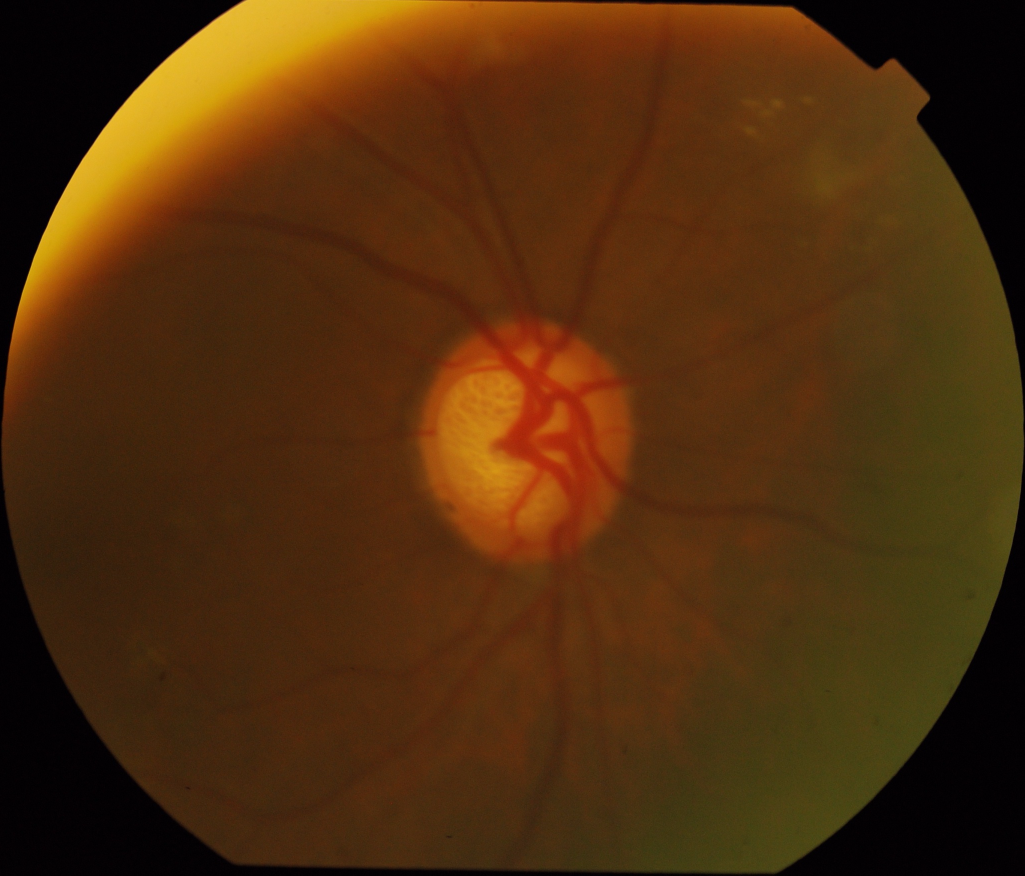
#> input picture Images/drishtiGS_001.png, 2049 x 1751 px (shown at 1/2 size); its folder holds only this picture in this run
$ python OD_detection.py
#> lines starting #> are read from the running program, lines starting #| are printed output that depends on the picture; after the words box and inside, x2 and y2 are one past the last pixel; in counts of white or black regions, pixels touching at a corner belong together
#!/usr/bin/env python3
# -*- coding: utf-8 -*-

# Script permettant de faire la détection du disque optique grâce au calcul des points brillants et un algorithme de template matching


import numpy as np
import cv2
import os
#import matplotlib.pyplot as plt
#from skimage import exposure
from scipy import ndimage

from skimage.measure import label, regionprops
import scipy.ndimage.measurements as snm

# POur le calcul de la distance euclidienne
from scipy.spatial import distance as dis

# Pour la lecture et l'écriture de fichiers .csv
import csv


""" ---------------------------------------------------------------------------------------------- """

#entree = '../Input/'

input_folder = '../Images/'
fichiers = os.listdir(input_folder)
fichiers.sort()


outpath = '../OD_detection/'

try:
    os.makedirs(outpath)
except OSError:
    if not os.path.isdir(outpath):
        raise


crop_outpath = outpath + 'OD_crops/'

try:
    os.makedirs(crop_outpath)
except OSError:
    if not os.path.isdir(crop_outpath):
        raise


""" ---------------------------------------------------------------------------------------------- """


def equalization(image):

    clahe = cv2.createCLAHE(clipLimit=2.0, tileGridSize=(8,8))
    cl1 = clahe.apply(image)
    cl1 = clahe.apply(cl1)

    return cl1.astype(np.uint8)


def binarization(image):
    #seuil, image_b = cv2.threshold(image,0,255,cv2.THRESH_BINARY+cv2.THRESH_OTSU)

    #seuil, image_b = cv2.threshold(image,200,255,cv2.THRESH_BINARY+cv2.THRESH_OTSU)
    seuil, image_b = cv2.threshold(image,0,255,cv2.THRESH_BINARY+cv2.THRESH_OTSU)
    if seuil < 82:
        seuil = seuil + 40
        seuil_max = 15
    else:
        seuil = seuil + 60
        seuil_max = 10
    print(seuil)
    seuil, image_b = cv2.threshold(image,seuil,255,cv2.THRESH_BINARY)

    return seuil, seuil_max, image_b


""" --------------------------- Step I : Détection des points candidats --------------------------- """


def bright_points(image):

    cv2.imwrite(image_outpath+'0_image.jpg', image)

    # Extraction du canal G de l'image
    im = image[:,:,1]
    im_eq = equalization(im)

    #plt.imshow(im)
    #plt.show()

    cv2.imwrite(image_outpath+'1_image_egalisee.jpg', im_eq)

    # Binarisation de l'image par la méthode d'Otsu
    seuil, seuil_max, image_b = binarization(im_eq)
    cv2.imwrite(image_outpath+'2_image_seuillee.png', image_b)

    """
    if base == 'DRIVE/':

        # Opération permettant de ne pas considérer le bord dans le calcul de la carte de distances
        centre = (292,282)
        R = 230

        for j in range(0, image.shape[0]):
            for i in range(0, image.shape[1]):
                dist = dis.euclidean((i,j), (centre[0], centre[1]))
                if dist > R:
                    image_b[j,i] = 0
    """

    # Calcul de la carte de distance euclidienne

    dist = ndimage.distance_transform_edt(image_b)

    dist[0:200, :] = 0
    dist[:, 0:200] = 0
    dist[dist.shape[0]-200:dist.shape[0], :] = 0
    dist[:, dist.shape[1]-200:dist.shape[1]] = 0

    cv2.imwrite(image_outpath + '3_distance_map.jpg', dist)
    #plt.imshow(dist, cmap=plt.cm.gray)


    # Calcul des maxima de la carte de distances
    maximum, index = np.amax(dist), np.unravel_index(np.argmax(dist, axis=None), dist.shape)

    xd = index[0]
    yd = index[1]

    # Affichage du point le plus "brillant" sur l'image d'origine
    #cv2.circle(image, (yd, xd), 2, (0, 0, 255), thickness=4)

    # Carte contenant les maximas
    #maxima = dist > maximum - 10
    maxima = dist > maximum - seuil_max
    #maxima = dist > moyenne+ecart

    image1 = im_eq.copy()

    # Image faisant apparaitre les zones maximales
    for i in range(0, maxima.shape[0]):
        for j in range(0, maxima.shape[1]):
            if maxima[i][j] == True:
                image1[i][j] = 0

    #plt.imshow(image1, cmap=plt.cm.gray)
    cv2.imwrite(image_outpath + '4_max_dist_map.jpg', image1)

    maxima = maxima*1

    # Etiquetage des zones maximales selon leur connexité
    label_points = label(maxima)

    # Liste des centres des zones maximales de l'image
    centres = []

    for region in regionprops(label_points):

        # On ne considère uniquement les zones supérieures à une certaine aire
        if region.area > 200:

            i = region.label

            centre = snm.center_of_mass(maxima, label_points, i)
            centre = (int(centre[0]), int(centre[1]))

            centres.append(centre)

    #liste_centres.append(centres)

    # Images faisant apparaitre les centres candidats

    image2 = im_eq.copy()

    for point in centres:
        cv2.circle(image2, (point[1], point[0]), 5, (0, 0, 255), thickness=4)

    cv2.imwrite(image_outpath + '5_bright_points.jpg', image2)

    return centres


""" ---------------------- Step II : Détection du disque optique via template matching sur les points brillants détectés --------------------------- """

# A partir de la liste des centres de chaque image, le but est de trouver le centre du disque pour
# chaque image en utilisant le critère de Template Matching

def template_matching(image,centres):

    # Application d'un filtre gaussien
    median = cv2.medianBlur(image, 5)

    # Pour chaque point candidat dans une image, on construit une fenêtre centrée en ce point et on
    # calcule l'histogramme

    #similarites = []
    #correlations = []
    c = 0

    # Lecture des histogrammes de référence associés à la base générée grâce au
    # script 'template.py'

    hist_ref_r = []
    hist_ref_g = []
    hist_ref_b = []

    input_template = '../Template/Output/'

    with open(input_template + 'hist_ref_r.csv') as csvfile:
        reader = csv.reader(csvfile)
        for d in reader :
            hist_ref_r.append(int(d[0]))

    with open(input_template + 'hist_ref_g.csv') as csvfile:
        reader = csv.reader(csvfile)
        for d in reader :
            hist_ref_g.append(int(d[0]))

    with open(input_template + 'hist_ref_b.csv') as csvfile:
        reader = csv.reader(csvfile)
        for d in reader :
            hist_ref_b.append(int(d[0]))


    # Pour chaque centre de chaque image, on compare l'histogramme de sa fenêtre avec
    # l'histogramme de référence

    #for tuplet in liste_centres[i]:
    for tuplet in centres:

        fenetre = median[tuplet[0]-120:tuplet[0]+120, tuplet[1]-120:tuplet[1]+120]

        # Calcul de l'histogramme de chaque canal de la fenêtre courante
        r = fenetre[:,:,2]
        g = fenetre[:,:,1]
        b = fenetre[:,:,0]

        hist_r,bins_r = np.histogram(r,256,[0,256])
        hist_g,bins_g = np.histogram(g,256,[0,256])
        hist_b,bins_b = np.histogram(b,256,[0,256])

        # Nous considérons uniquement les valeurs inférieures à 200

        hist_r = hist_r[0:200]
        hist_g = hist_g[0:200]
        hist_b = hist_b[0:200]

        # Calcul de la similarité et de la corrélation entre les deux histogrammes
        # pour chacun des canaux

        simi_r = (hist_r-hist_ref_r)**2
        simi_r = sum(simi_r)

        simi_g = (hist_g-hist_ref_g)**2
        simi_g = sum(simi_g)

        simi_b = (hist_b-hist_ref_b)**2
        simi_b = sum(simi_b)

        #similarites.append(simi)

        # Correlation entre les deux histogrammes du canal R
        c_r = 1/(1+simi_r)

        # Correlation entre les deux histogrammes du canal G
        c_g = 1/(1+simi_g)

        # Correlation entre les deux histogrammes du canal B
        c_b = 1/(1+simi_b)

        # Paramètres
        t_r, t_g, t_b = 0.5, 2.0, 1.0

        # Corrélation finale
        corr = t_r*c_r + t_g*c_g + t_b*c_b

        if corr > c:
            centre_disque = tuplet
            #print(centre_disque)
            c = corr

    # Affichage du point detecté sur l'image
    image_cross = image.copy()

    cv2.line(image_cross, (centre_disque[1]-10, centre_disque[0]-10), (centre_disque[1]+10, centre_disque[0]+10), (255,0,0), 2)
    cv2.line(image_cross, (centre_disque[1]+10, centre_disque[0]-10), (centre_disque[1]-10, centre_disque[0]+10), (255,0,0), 2)

    # Enregistrement des résultats
    cv2.imwrite(image_outpath+'6_Od_point.jpg', image_cross)

    return centre_disque


""" ---------------------------------------------------------------------------------------------- """

#image_name = 'drishtiGS_063.png'

for i, fichier in enumerate(fichiers):

    image = cv2.imread(input_folder + fichier)
#> image is the input picture: shape (1751, 2049, 3); mean B, G, R 13.1, 45.7, 79.9

    image_outpath = '../OD_detection/' + fichier + '/'

    try:
        os.makedirs(image_outpath)
    except OSError:
        if not os.path.isdir(image_outpath):
            raise

    width, height = image.shape[:2]
    ratio = width/height

    #if width > 900 :
    image = cv2.resize(image, (900, int(900*ratio)), interpolation = cv2.INTER_CUBIC)
#> image: shape (769, 900, 3)

    print("Début du traitement sur l'image choisie")
    liste_centres = bright_points(image)
#> in equalization, `cl1 = clahe.apply(image)`:
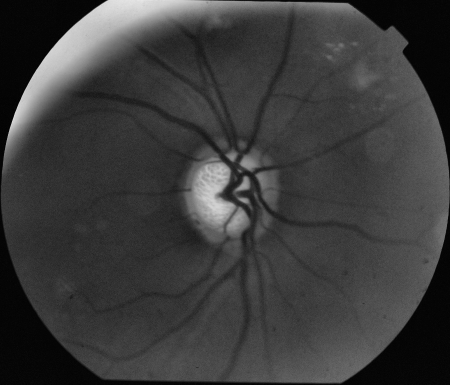
#> cl1: shape (769, 900) (shown at 1/2 size); min 1, max 235, mean 59.6
#> in binarization, `seuil, image_b = cv2.threshold(image,0,255,cv2.THRESH_BINARY+cv2.THRES..`:
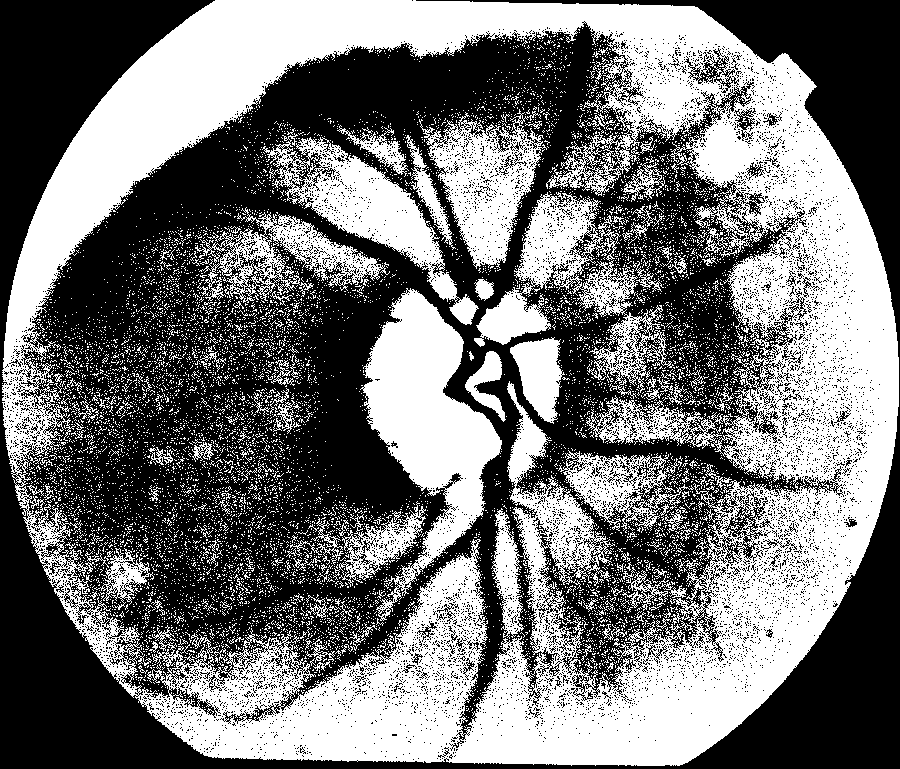
#> image_b: shape (769, 900); 45.6% white; 10397 white regions (10226 under 20 px), largest, box (x1, y1, x2, y2) and area: (2, 0, 899, 766) 211634, (360, 288, 502, 621) 19383, (474, 192, 674, 399) 11160
#> in binarization, `seuil, image_b = cv2.threshold(image,0,255,cv2.THRESH_BINARY+cv2.THRES..`: seuil = 82
#> in binarization, `seuil = seuil + 60`: seuil = 142
#| 142.0
#> in binarization, `seuil, image_b = cv2.threshold(image,seuil,255,cv2.THRESH_BINARY)`:
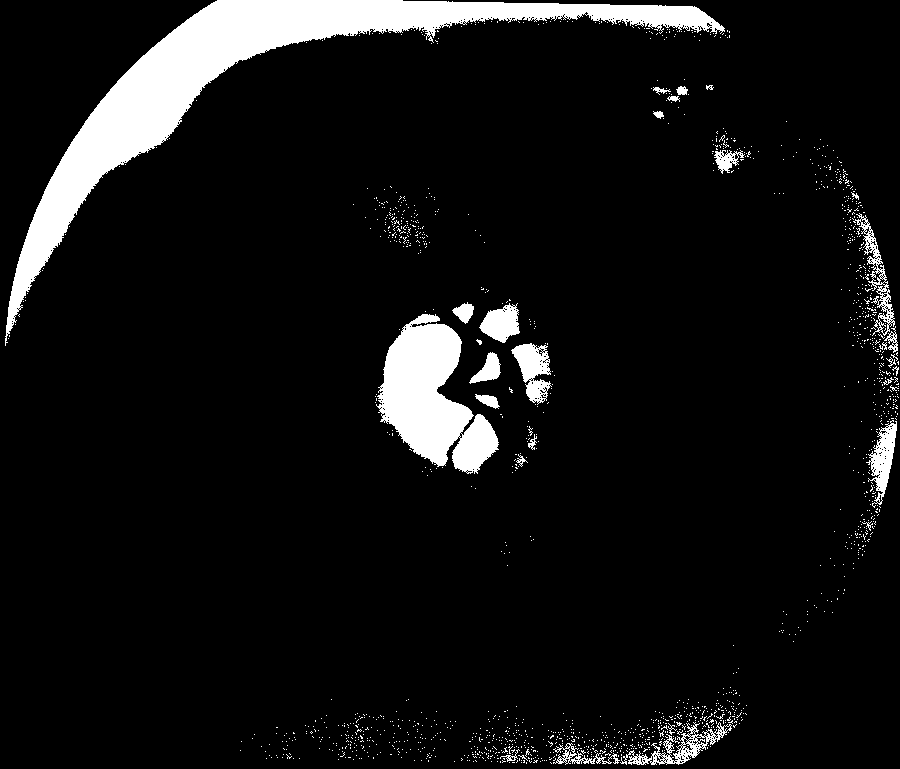
#> image_b: shape (769, 900); 7.7% white; 1585 white regions (1556 under 20 px), largest, box (x1, y1, x2, y2) and area: (5, 0, 725, 346) 31327, (376, 314, 499, 474) 10632, (511, 343, 552, 405) 1347
#> in bright_points, `seuil, seuil_max, image_b = binarization(im_eq)`: seuil_max = 10
#> in bright_points, `dist[:, 0:200] = 0`:
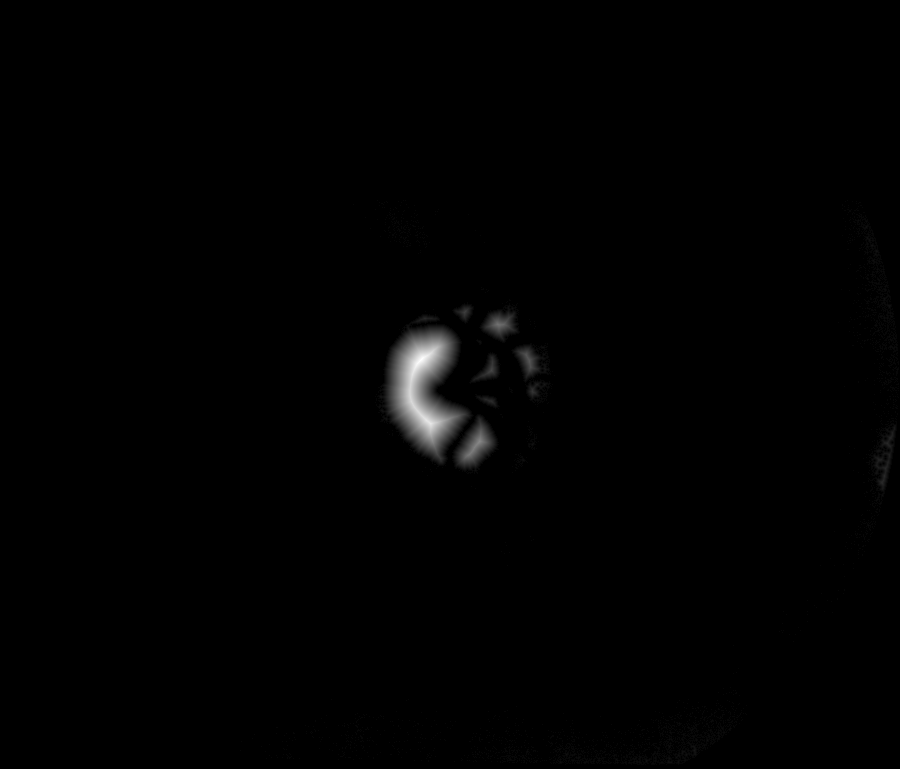
#> dist: shape (769, 900) float64; min 0, max 32.56, mean 0.2; drawn with min black and max white
#> in bright_points, `maximum, index = np.amax(dist), np.unravel_index(np.argmax(dist, axis=..`: maximum = 32.56; index = (359, 421)
#> in bright_points, `xd = index[0]`: xd = 359
#> in bright_points, `yd = index[1]`: yd = 421
#> after the loop in bright_points, `for i in range(0, maxima.shape[0]):`:
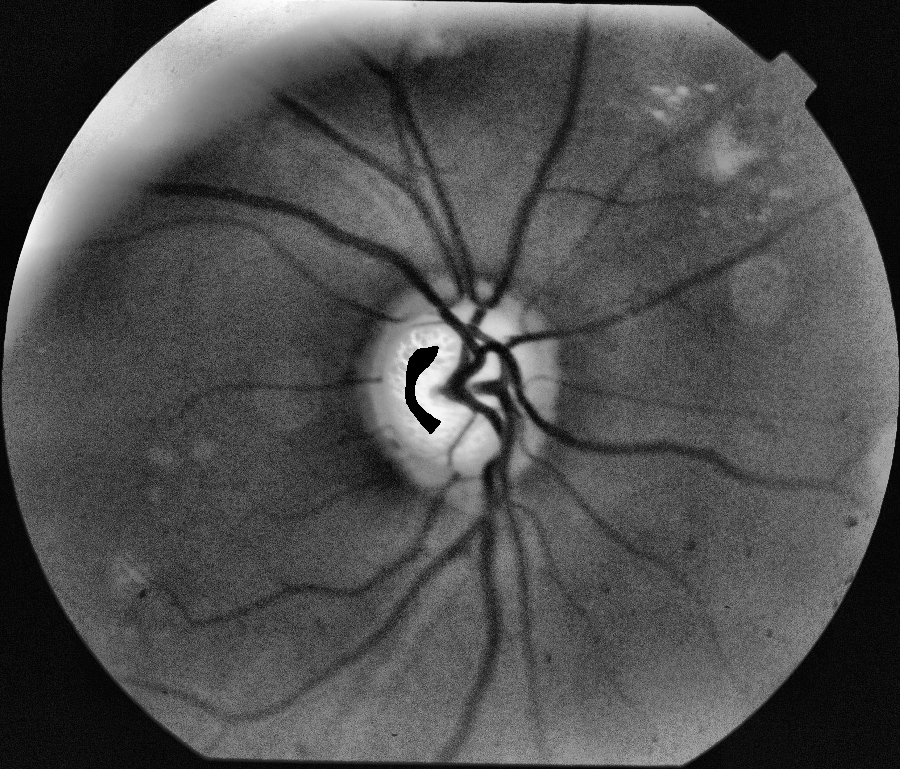
#> image1: shape (769, 900); min 0, max 254, mean 79.1
#> the loop in bright_points, `for region in regionprops(label_points):` made 1 pass
#> (i, centre) on pass 1: (1, (385, 419))
#> after the loop in bright_points, `for region in regionprops(label_points):`: centres = [(385, 419)]
#> the loop in bright_points, `for point in centres:` made 1 pass
#> liste_centres = [(385, 419)]
    print("Liste des centres calculée, début du template matching")
    centre_disque = template_matching(image, liste_centres)
#> (the run stopped early here; a loop or call above may not have finished)

$ run again, on Images/drishtiGS_005.png
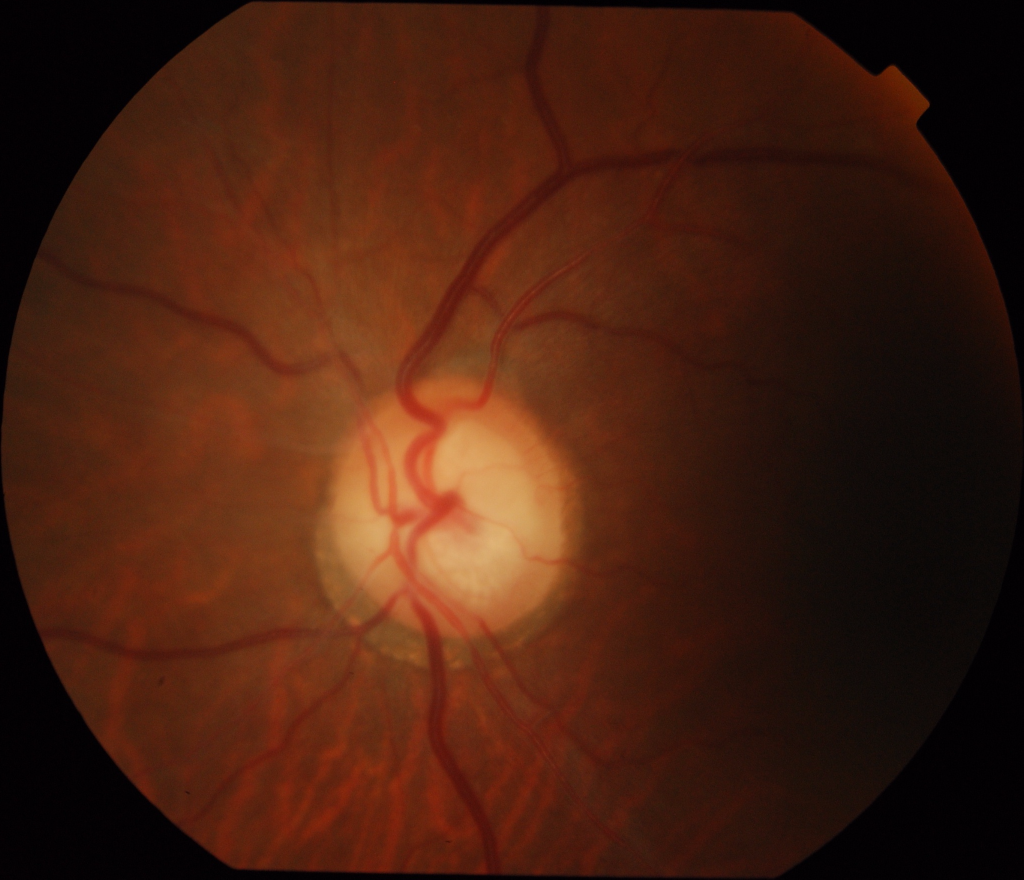
#> input picture Images/drishtiGS_005.png, 2047 x 1759 px (shown at 1/2 size)
#> image is the input picture: shape (1759, 2047, 3); mean B, G, R 16, 31.9, 70.9
#> image: shape (773, 900, 3)
#> in binarization, `seuil, image_b = cv2.threshold(image,0,255,cv2.THRESH_BINARY+cv2.THRES..`:
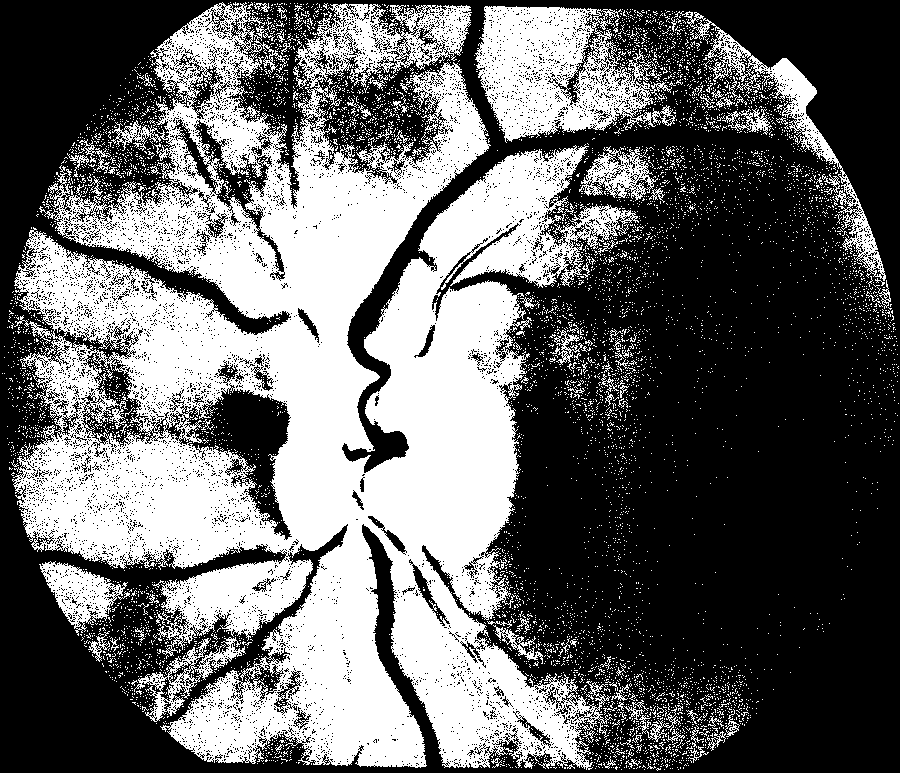
#> image_b: shape (773, 900); 40.7% white; 7252 white regions (7141 under 20 px), largest, box (x1, y1, x2, y2) and area: (12, 2, 639, 770) 234561, (475, 6, 676, 143) 15261, (674, 11, 886, 281) 5275
#> in binarization, `seuil, image_b = cv2.threshold(image,0,255,cv2.THRESH_BINARY+cv2.THRES..`: seuil = 77
#> in binarization, `seuil = seuil + 40`: seuil = 117
#| 117.0
#> in bright_points, `seuil, seuil_max, image_b = binarization(im_eq)`: seuil_max = 15
#> maximum = 49.25; index = (498, 447)
#> xd = 498
#> yd = 447
#> after the loop in bright_points, `for i in range(0, maxima.shape[0]):`:
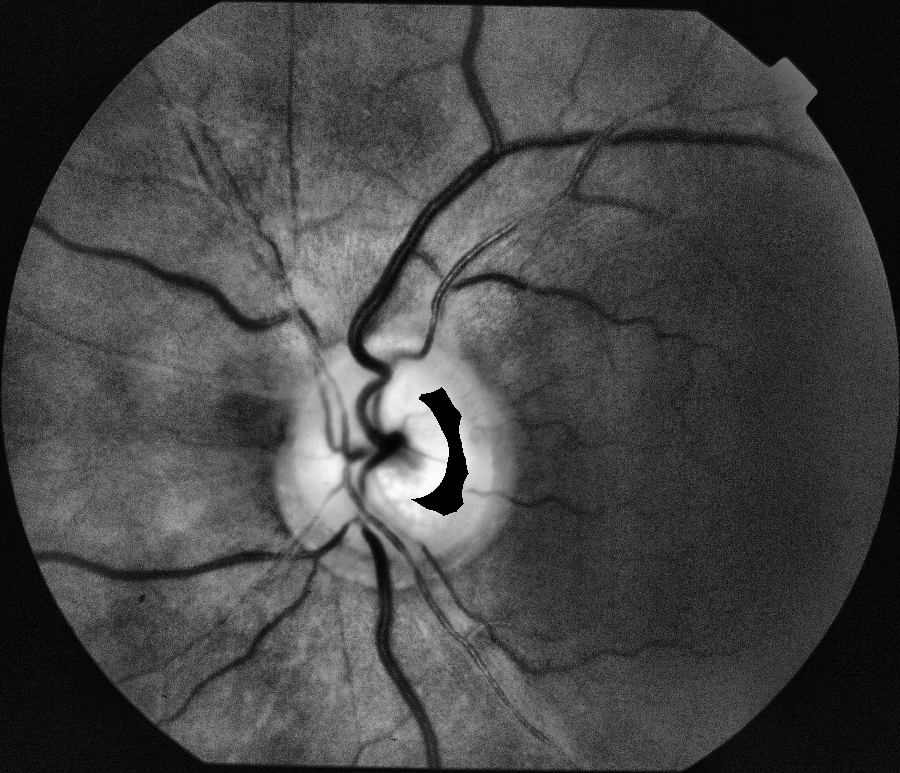
#> image1: shape (773, 900); min 0, max 253, mean 70.2
#> the loop in bright_points, `for region in regionprops(label_points):` made 1 pass
#> (i, centre) on pass 1: (1, (456, 446))
#> after the loop in bright_points, `for region in regionprops(label_points):`: centres = [(456, 446)]
#> the loop in bright_points, `for point in centres:` made 1 pass
